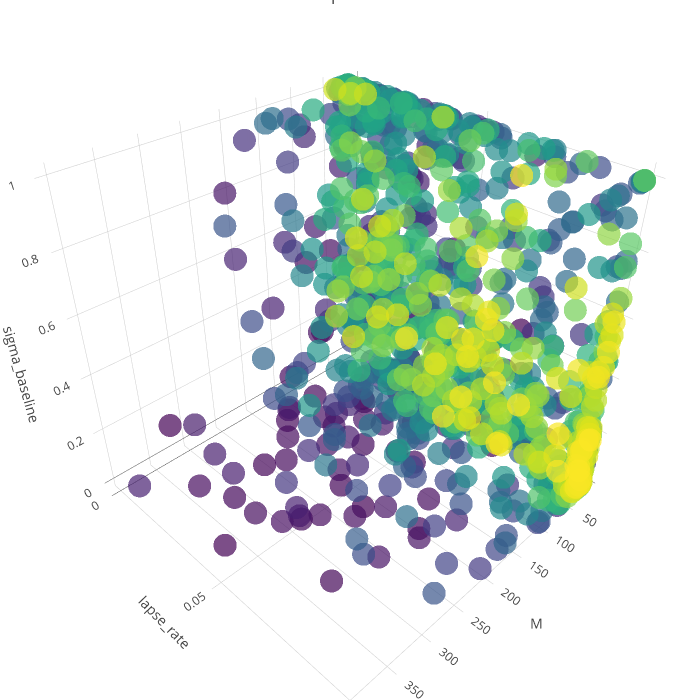

Here is the notebook cell this chart was saved with:
### Code cell
# Filter the start of steps only
df_cmaes_traj = df_best_fits[df_best_fits['step'] < 1000]
# result_to_color = np.array(df_cmaes_traj['dist_nll92'])
result_to_color = np.array(df_cmaes_traj['step'])
# result_to_color = np.log(result_to_color)

text = ['> %s' % (x) for x in result_to_color]

trace1 = go.Scatter3d(
        x = df_cmaes_traj['M'],
        y = df_cmaes_traj['lapse_rate'],
        z = df_cmaes_traj['sigma_baseline'],
        text = text,
        mode = 'markers',
        marker = go.Marker(
            color = result_to_color,
            size = 8,
            colorscale='Viridis',
            opacity=0.7
        )
    )
data = [trace1]
layout = go.Layout(
    title='Landscape for NLL92',
    autosize=False,
    width=700,
    height=700,
    margin=dict(
        l=0,
        r=0,
        b=0,
        t=0),
    scene=go.Scene(
        xaxis=go.XAxis(
            title='M',
        ),
        yaxis=go.YAxis(
            title='lapse_rate',
        ),
        zaxis=go.ZAxis(
            title='sigma_baseline',
        )
    )
)
fig = go.Figure(data=data, layout=layout)
py.iplot(fig)

### Figure 1 — Plotly figure (JSON) as saved in the notebook; plotly's stock layout.template omitted (floating-point values rounded to 4 significant figures; data arrays with more than 128 entries replaced by an {"elided": "..."} marker saying what was removed)
{"data": [{"marker": {"color": {"elided": "981 int values"}, "colorscale": "Viridis", "opacity": 0.7, "size": 8}, "mode": "markers", "text": {"elided": "981 str values"}, "type": "scatter3d", "x": {"elided": "981 int values"}, "y": {"elided": "981 float values"}, "z": {"elided": "981 float values"}}], "layout": {"autosize": false, "height": 700, "margin": {"b": 0, "l": 0, "r": 0, "t": 0}, "scene": {"xaxis": {"title": "M"}, "yaxis": {"title": "lapse_rate"}, "zaxis": {"title": "sigma_baseline"}}, "title": "Landscape for NLL92", "width": 700}}
